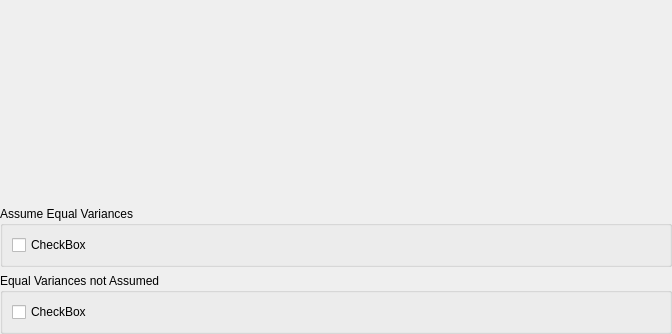
<?xml version="1.0" encoding="UTF-8"?>
<ui version="4.0">
 <class>PostHocTestsSub</class>
 <widget class="QWidget" name="PostHocTestsSub">
  <property name="geometry">
   <rect>
    <x>0</x>
    <y>0</y>
    <width>672</width>
    <height>325</height>
   </rect>
  </property>
  <property name="windowTitle">
   <string>Form</string>
  </property>
  <layout class="QGridLayout" name="gridLayout_3">
   <property name="leftMargin">
    <number>0</number>
   </property>
   <property name="topMargin">
    <number>0</number>
   </property>
   <property name="rightMargin">
    <number>0</number>
   </property>
   <property name="bottomMargin">
    <number>0</number>
   </property>
   <item row="0" column="0">
    <widget class="BoundAssignWidget" name="postHocTests" native="true">
     <property name="minimumSize">
      <size>
       <width>0</width>
       <height>200</height>
      </size>
     </property>
    </widget>
   </item>
   <item row="1" column="0">
    <widget class="QGroupBox" name="groupBox">
     <property name="title">
      <string>Assume Equal Variances</string>
     </property>
     <property name="flat">
      <bool>true</bool>
     </property>
     <layout class="QGridLayout" name="gridLayout">
      <item row="0" column="0">
       <widget class="QCheckBox" name="checkBox">
        <property name="text">
         <string>CheckBox</string>
        </property>
       </widget>
      </item>
     </layout>
    </widget>
   </item>
   <item row="2" column="0">
    <widget class="QGroupBox" name="groupBox_2">
     <property name="title">
      <string>Equal Variances not Assumed</string>
     </property>
     <property name="flat">
      <bool>true</bool>
     </property>
     <layout class="QGridLayout" name="gridLayout_2">
      <item row="0" column="0">
       <widget class="QCheckBox" name="checkBox_2">
        <property name="text">
         <string>CheckBox</string>
        </property>
       </widget>
      </item>
     </layout>
    </widget>
   </item>
  </layout>
 </widget>
 <customwidgets>
  <customwidget>
   <class>BoundAssignWidget</class>
   <extends>QWidget</extends>
   <header>widgets/boundassignwidget.h</header>
   <container>1</container>
  </customwidget>
 </customwidgets>
 <resources/>
 <connections/>
</ui>
